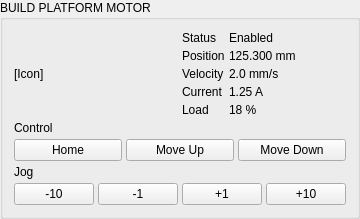
             <widget class="QGroupBox" name="gb_motor_build">
              <property name="sizePolicy">
               <sizepolicy hsizetype="Expanding" vsizetype="Expanding">
                <horstretch>0</horstretch>
                <verstretch>0</verstretch>
               </sizepolicy>
              </property>
              <property name="title">
               <string>BUILD PLATFORM MOTOR</string>
              </property>
              <layout class="QVBoxLayout">
               <property name="spacing">
                <number>4</number>
               </property>
               <item>
                <layout class="QHBoxLayout">
                 <property name="spacing">
                  <number>4</number>
                 </property>
                 <item>
                  <widget class="QLabel" name="label">
                   <property name="text">
                    <string>[Icon]</string>
                   </property>
                  </widget>
                 </item>
                 <item>
                  <layout class="QFormLayout">
                   <property name="horizontalSpacing">
                    <number>4</number>
                   </property>
                   <property name="verticalSpacing">
                    <number>4</number>
                   </property>
                   <item row="0" column="0">
                    <widget class="QLabel" name="label">
                     <property name="text">
                      <string>Status</string>
                     </property>
                    </widget>
                   </item>
                   <item row="0" column="1">
                    <widget class="QLabel" name="label">
                     <property name="text">
                      <string>Enabled</string>
                     </property>
                    </widget>
                   </item>
                   <item row="1" column="0">
                    <widget class="QLabel" name="label">
                     <property name="text">
                      <string>Position</string>
                     </property>
                    </widget>
                   </item>
                   <item row="1" column="1">
                    <widget class="QLabel" name="label">
                     <property name="text">
                      <string>125.300 mm</string>
                     </property>
                    </widget>
                   </item>
                   <item row="2" column="0">
                    <widget class="QLabel" name="label">
                     <property name="text">
                      <string>Velocity</string>
                     </property>
                    </widget>
                   </item>
                   <item row="2" column="1">
                    <widget class="QLabel" name="label">
                     <property name="text">
                      <string>2.0 mm/s</string>
                     </property>
                    </widget>
                   </item>
                   <item row="3" column="0">
                    <widget class="QLabel" name="label">
                     <property name="text">
                      <string>Current</string>
                     </property>
                    </widget>
                   </item>
                   <item row="3" column="1">
                    <widget class="QLabel" name="label">
                     <property name="text">
                      <string>1.25 A</string>
                     </property>
                    </widget>
                   </item>
                   <item row="4" column="0">
                    <widget class="QLabel" name="label">
                     <property name="text">
                      <string>Load</string>
                     </property>
                    </widget>
                   </item>
                   <item row="4" column="1">
                    <widget class="QLabel" name="label">
                     <property name="text">
                      <string>18 %</string>
                     </property>
                    </widget>
                   </item>
                  </layout>
                 </item>
                </layout>
               </item>
               <item>
                <widget class="QLabel" name="label">
                 <property name="text">
                  <string>Control</string>
                 </property>
                </widget>
               </item>
               <item>
                <layout class="QHBoxLayout">
                 <property name="spacing">
                  <number>4</number>
                 </property>
                 <item>
                  <widget class="QPushButton" name="pushButton">
                   <property name="minimumSize">
                    <size>
                     <width>0</width>
                     <height>20</height>
                    </size>
                   </property>
                   <property name="text">
                    <string>Home</string>
                   </property>
                  </widget>
                 </item>
                 <item>
                  <widget class="QPushButton" name="pushButton">
                   <property name="minimumSize">
                    <size>
                     <width>0</width>
                     <height>20</height>
                    </size>
                   </property>
                   <property name="text">
                    <string>Move Up</string>
                   </property>
                  </widget>
                 </item>
                 <item>
                  <widget class="QPushButton" name="pushButton">
                   <property name="minimumSize">
                    <size>
                     <width>0</width>
                     <height>20</height>
                    </size>
                   </property>
                   <property name="text">
                    <string>Move Down</string>
                   </property>
                  </widget>
                 </item>
                </layout>
               </item>
               <item>
                <widget class="QLabel" name="label">
                 <property name="text">
                  <string>Jog</string>
                 </property>
                </widget>
               </item>
               <item>
                <layout class="QHBoxLayout">
                 <property name="spacing">
                  <number>4</number>
                 </property>
                 <item>
                  <widget class="QPushButton" name="pushButton">
                   <property name="minimumSize">
                    <size>
                     <width>0</width>
                     <height>20</height>
                    </size>
                   </property>
                   <property name="text">
                    <string>-10</string>
                   </property>
                  </widget>
                 </item>
                 <item>
                  <widget class="QPushButton" name="pushButton">
                   <property name="minimumSize">
                    <size>
                     <width>0</width>
                     <height>20</height>
                    </size>
                   </property>
                   <property name="text">
                    <string>-1</string>
                   </property>
                  </widget>
                 </item>
                 <item>
                  <widget class="QPushButton" name="pushButton">
                   <property name="minimumSize">
                    <size>
                     <width>0</width>
                     <height>20</height>
                    </size>
                   </property>
                   <property name="text">
                    <string>+1</string>
                   </property>
                  </widget>
                 </item>
                 <item>
                  <widget class="QPushButton" name="pushButton">
                   <property name="minimumSize">
                    <size>
                     <width>0</width>
                     <height>20</height>
                    </size>
                   </property>
                   <property name="text">
                    <string>+10</string>
                   </property>
                  </widget>
                 </item>
                </layout>
               </item>
              </layout>
             </widget>
